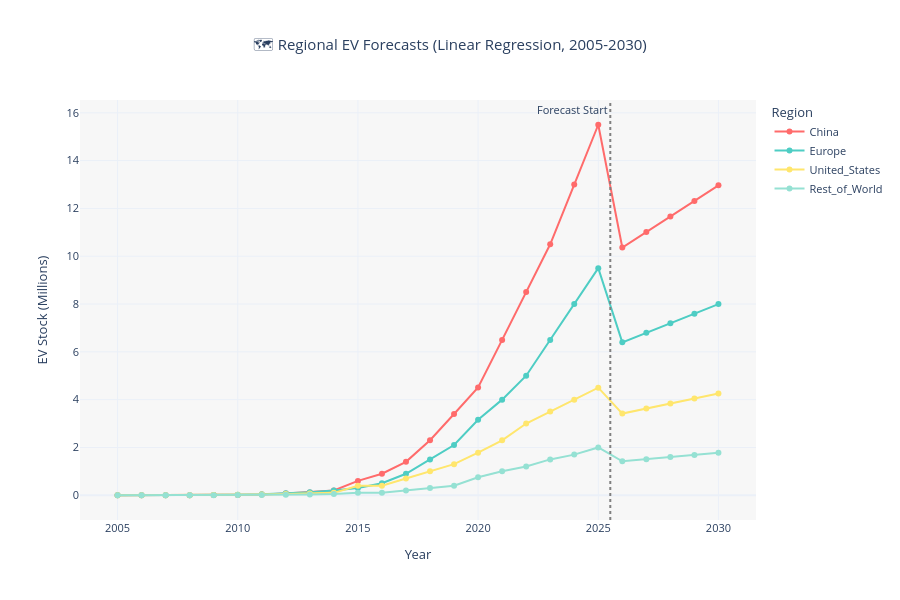

The cell this chart's notebook holds for it:
### Code cell
# -----------------------------
# 📊 Visualization: Regional Forecasts with Historical Data
# -----------------------------
fig_regional = px.line(
    combined_regional,
    x="Year",
    y=["China", "Europe", "United_States", "Rest_of_World"],
    markers=True,
    labels={"value": "EV Stock (Millions)", "variable": "Region"},
    title="🗺️ Regional EV Forecasts (Linear Regression, 2005-2030)",
    color_discrete_map={
        "China": "#FF6B6B",
        "Europe": "#4ECDC4",
        "United_States": "#FFE66D",
        "Rest_of_World": "#95E1D3"
    }
)

# Add vertical line at forecast start (2026)
fig_regional.add_vline(
    x=2025.5,
    line_dash="dot",
    line_color="gray",
    annotation_text="Forecast Start",
    annotation_position="top left"
)

fig_regional.update_layout(
    template="plotly_white",
    title_x=0.5,
    height=600,
    plot_bgcolor='rgba(240,240,240,0.5)',
    hovermode="x unified",
    font=dict(size=11)
)

fig_regional.show()

# -----------------------------
# 📊 Visualization: Model Performance Comparison (Heatmap)
# -----------------------------
perf_df = pd.DataFrame(regional_performance).T  # convert dict to DataFrame
print("\n✅ Regional forecast models trained successfully!")

# Create a heatmap for R² scores
fig_perf = go.Figure(data=go.Heatmap(
    z=perf_df[["R2", "CV_R2_Mean"]].values,
    x=["R² Score", "CV R² (Mean)"],
    y=regions,
    colorscale='RdYlGn',
    text=perf_df[["R2", "CV_R2_Mean"]].values.round(3),
    texttemplate='%{text:.3f}',
    textfont={"size": 12},
    colorbar=dict(title="Score")
))

fig_perf.update_layout(
    title="📊 Regional Model Performance Comparison",
    template="plotly_white",
    title_x=0.5,
    height=400,
    font=dict(size=11)
)

fig_perf.show()

### Figure 1 — Plotly figure (JSON) as saved in the notebook; plotly's stock layout.template omitted (floating-point values rounded to 4 significant figures)
{"data": [{"hovertemplate": "Region=China<br>Year=%{x}<br>EV Stock (Millions)=%{y}<extra></extra>", "legendgroup": "China", "line": {"color": "#FF6B6B", "dash": "solid"}, "marker": {"symbol": "circle"}, "mode": "lines+markers", "name": "China", "orientation": "v", "showlegend": true, "type": "scatter", "x": [2005, 2006, 2007, 2008, 2009, 2010, 2011, 2012, 2013, 2014, 2015, 2016, 2017, 2018, 2019, 2020, 2021, 2022, 2023, 2024, 2025, 2026, 2027, 2028, 2029, 2030], "xaxis": "x", "y": [0.0, 0.0, 0.0, 0.0, 0.01, 0.01, 0.03, 0.07, 0.12, 0.2, 0.6, 0.9, 1.4, 2.3, 3.4, 4.51, 6.5, 8.5, 10.5, 13.0, 15.5, 10.36, 11.01, 11.66, 12.31, 12.96], "yaxis": "y"}, {"hovertemplate": "Region=Europe<br>Year=%{x}<br>EV Stock (Millions)=%{y}<extra></extra>", "legendgroup": "Europe", "line": {"color": "#4ECDC4", "dash": "solid"}, "marker": {"symbol": "circle"}, "mode": "lines+markers", "name": "Europe", "orientation": "v", "showlegend": true, "type": "scatter", "x": [2005, 2006, 2007, 2008, 2009, 2010, 2011, 2012, 2013, 2014, 2015, 2016, 2017, 2018, 2019, 2020, 2021, 2022, 2023, 2024, 2025, 2026, 2027, 2028, 2029, 2030], "xaxis": "x", "y": [0.0, 0.0, 0.0, 0.0, 0.01, 0.02, 0.04, 0.08, 0.13, 0.2, 0.3, 0.5, 0.9, 1.5, 2.1, 3.16, 4.0, 5.0, 6.5, 8.0, 9.5, 6.397, 6.797, 7.197, 7.597, 7.997], "yaxis": "y"}, {"hovertemplate": "Region=United_States<br>Year=%{x}<br>EV Stock (Millions)=%{y}<extra></extra>", "legendgroup": "United_States", "line": {"color": "#FFE66D", "dash": "solid"}, "marker": {"symbol": "circle"}, "mode": "lines+markers", "name": "United_States", "orientation": "v", "showlegend": true, "type": "scatter", "x": [2005, 2006, 2007, 2008, 2009, 2010, 2011, 2012, 2013, 2014, 2015, 2016, 2017, 2018, 2019, 2020, 2021, 2022, 2023, 2024, 2025, 2026, 2027, 2028, 2029, 2030], "xaxis": "x", "y": [0.0, 0.0, 0.0, 0.0, 0.01, 0.02, 0.03, 0.05, 0.07, 0.1, 0.4, 0.4, 0.7, 1.0, 1.3, 1.78, 2.3, 3.0, 3.5, 4.0, 4.5, 3.418, 3.628, 3.838, 4.049, 4.259], "yaxis": "y"}, {"hovertemplate": "Region=Rest_of_World<br>Year=%{x}<br>EV Stock (Millions)=%{y}<extra></extra>", "legendgroup": "Rest_of_World", "line": {"color": "#95E1D3", "dash": "solid"}, "marker": {"symbol": "circle"}, "mode": "lines+markers", "name": "Rest_of_World", "orientation": "v", "showlegend": true, "type": "scatter", "x": [2005, 2006, 2007, 2008, 2009, 2010, 2011, 2012, 2013, 2014, 2015, 2016, 2017, 2018, 2019, 2020, 2021, 2022, 2023, 2024, 2025, 2026, 2027, 2028, 2029, 2030], "xaxis": "x", "y": [0.0, 0.0, 0.0, 0.0, 0.0, 0.01, 0.01, 0.02, 0.03, 0.05, 0.1, 0.1, 0.2, 0.3, 0.4, 0.75, 1.0, 1.2, 1.5, 1.7, 2.0, 1.42, 1.509, 1.597, 1.686, 1.775], "yaxis": "y"}], "layout": {"annotations": [{"showarrow": false, "text": "Forecast Start", "x": 2026.0, "xanchor": "right", "xref": "x", "y": 1, "yanchor": "top", "yref": "y domain"}], "font": {"size": 11}, "height": 600, "hovermode": "x unified", "legend": {"title": {"text": "Region"}, "tracegroupgap": 0}, "plot_bgcolor": "rgba(240,240,240,0.5)", "shapes": [{"line": {"color": "gray", "dash": "dot"}, "type": "line", "x0": 2026.0, "x1": 2026.0, "xref": "x", "y0": 0, "y1": 1, "yref": "y domain"}], "title": {"text": "🗺️ Regional EV Forecasts (Linear Regression, 2005-2030)", "x": 0.5}, "xaxis": {"anchor": "y", "domain": [0, 1], "title": {"text": "Year"}}, "yaxis": {"anchor": "x", "domain": [0, 1], "title": {"text": "EV Stock (Millions)"}}}}
